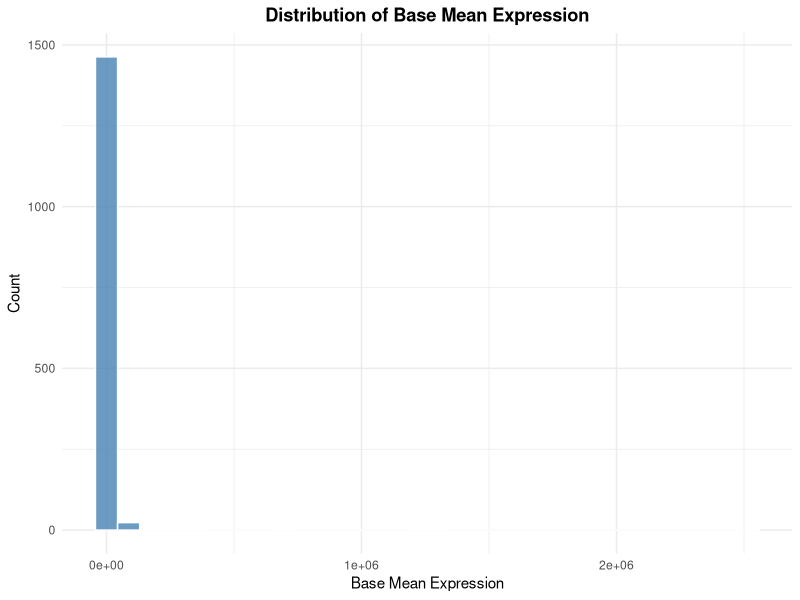
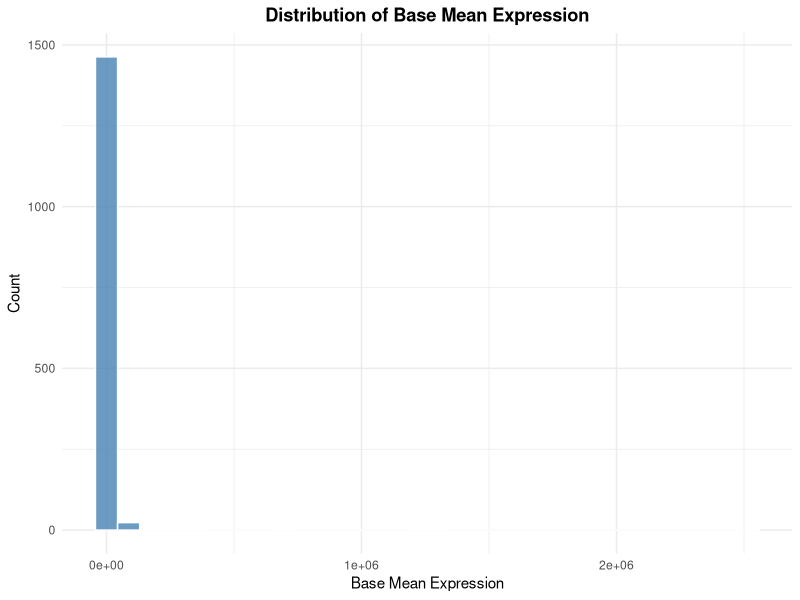

Generate these figures, in order, with R:
library(tidyverse)
library(ggrepel)

data <- read.csv("bio_data_master.csv")

final_plot <- ggplot(data, aes(x = base_mean_expr)) +
  geom_histogram(bins = 30, fill = "steelblue", color = "white", alpha = 0.8) +
  labs(title = "Distribution of Base Mean Expression",
       x = "Base Mean Expression",
       y = "Count") +
  theme_minimal() +
  theme(plot.title = element_text(hjust = 0.5, face = "bold"))

ggsave("__OUTPUT_PNG_FILE__", plot = final_plot, width = 8, height = 6, dpi = 300)
ggsave("__OUTPUT_PDF_FILE__", plot = final_plot, width = 8, height = 6)